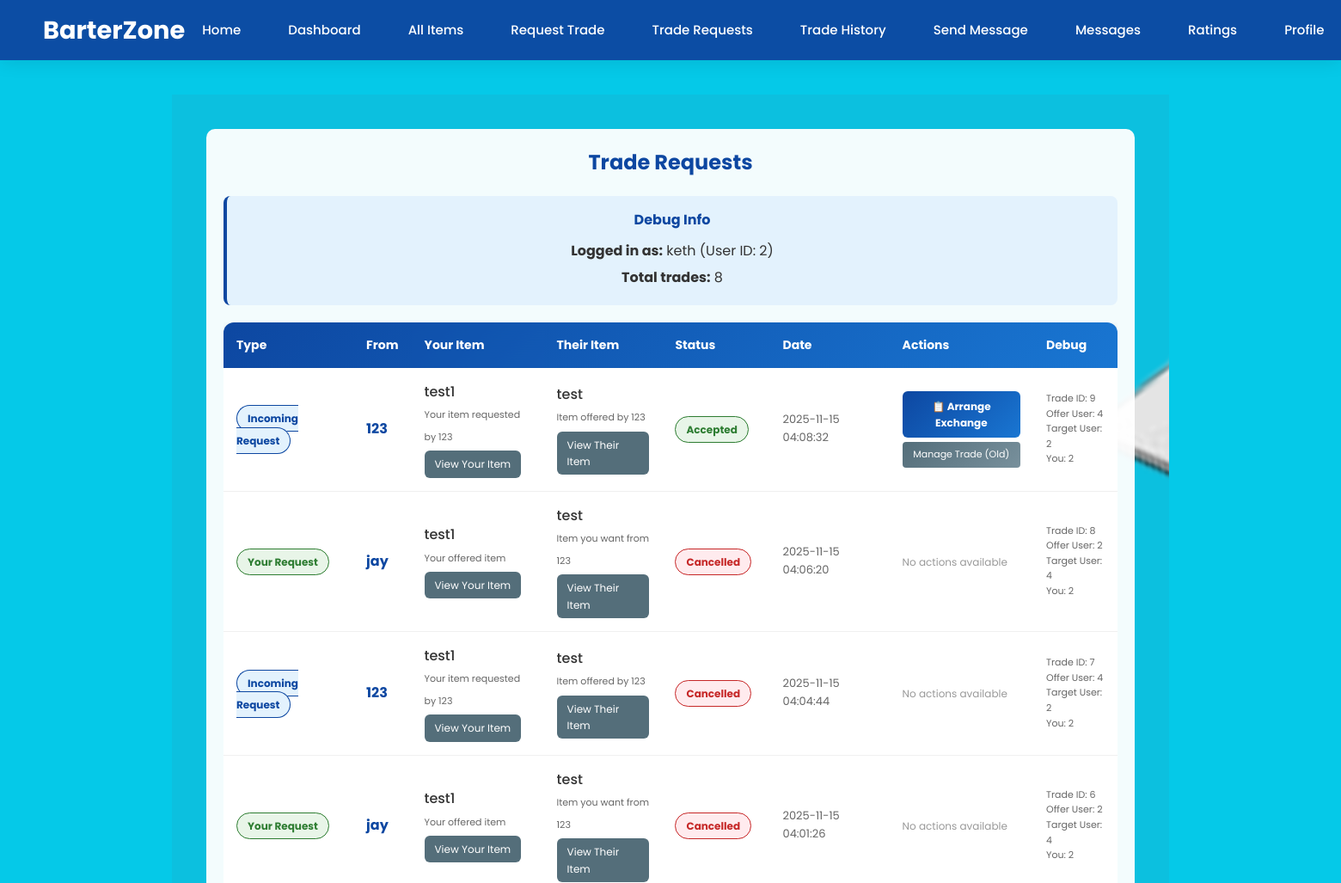
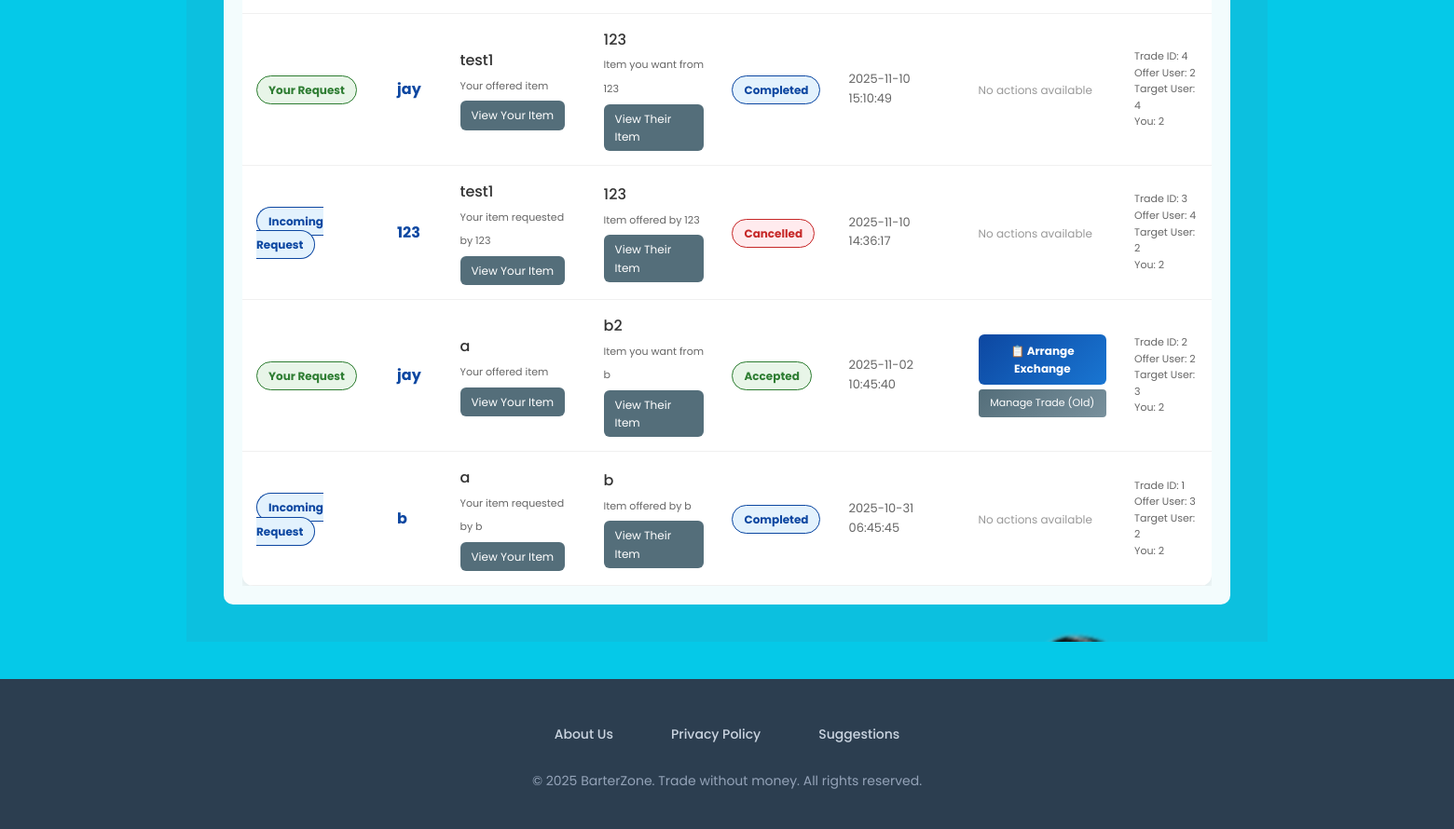
The app's page /view_trade_requests (signed in), older data (2 pictures, top to bottom).
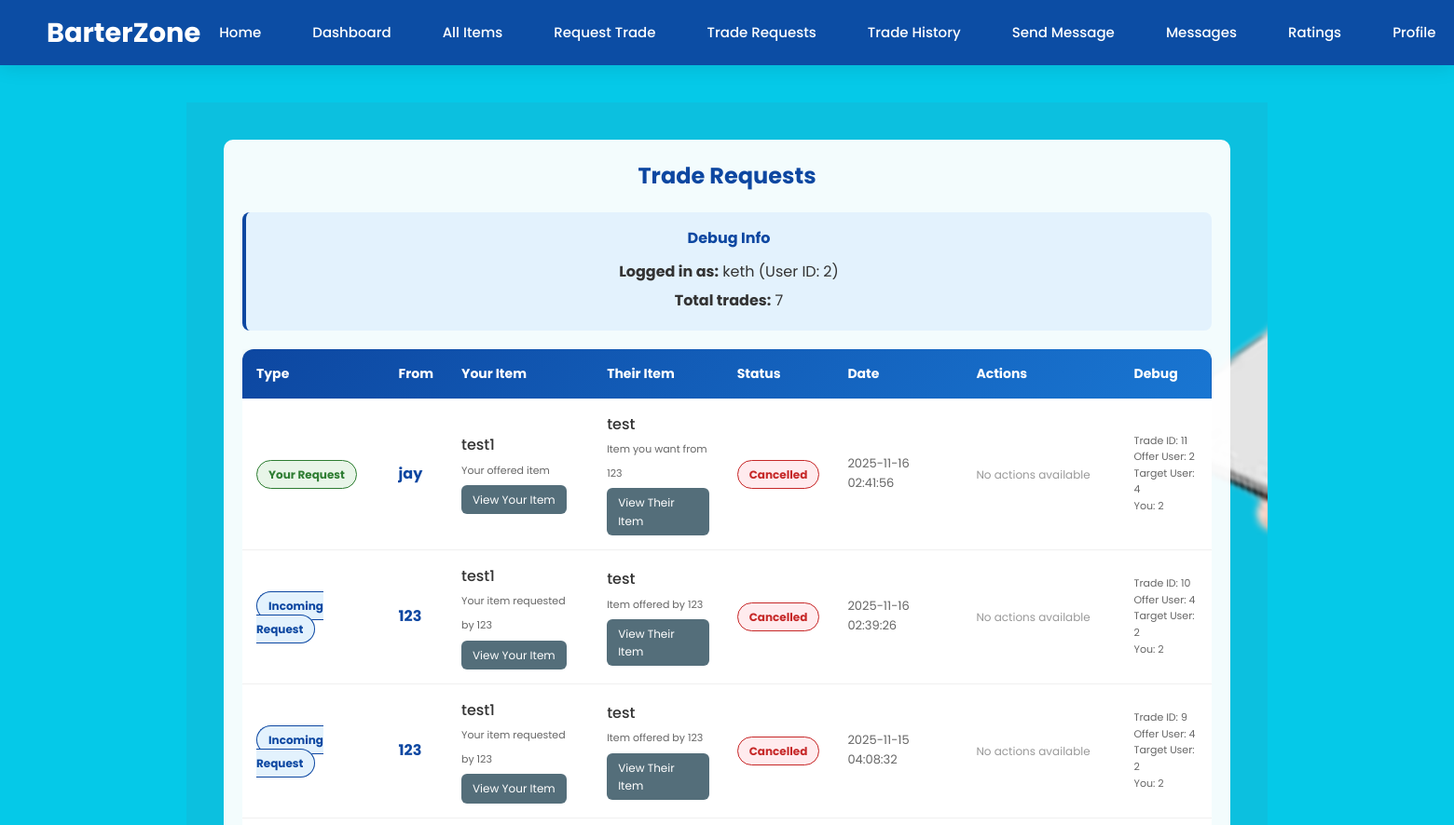
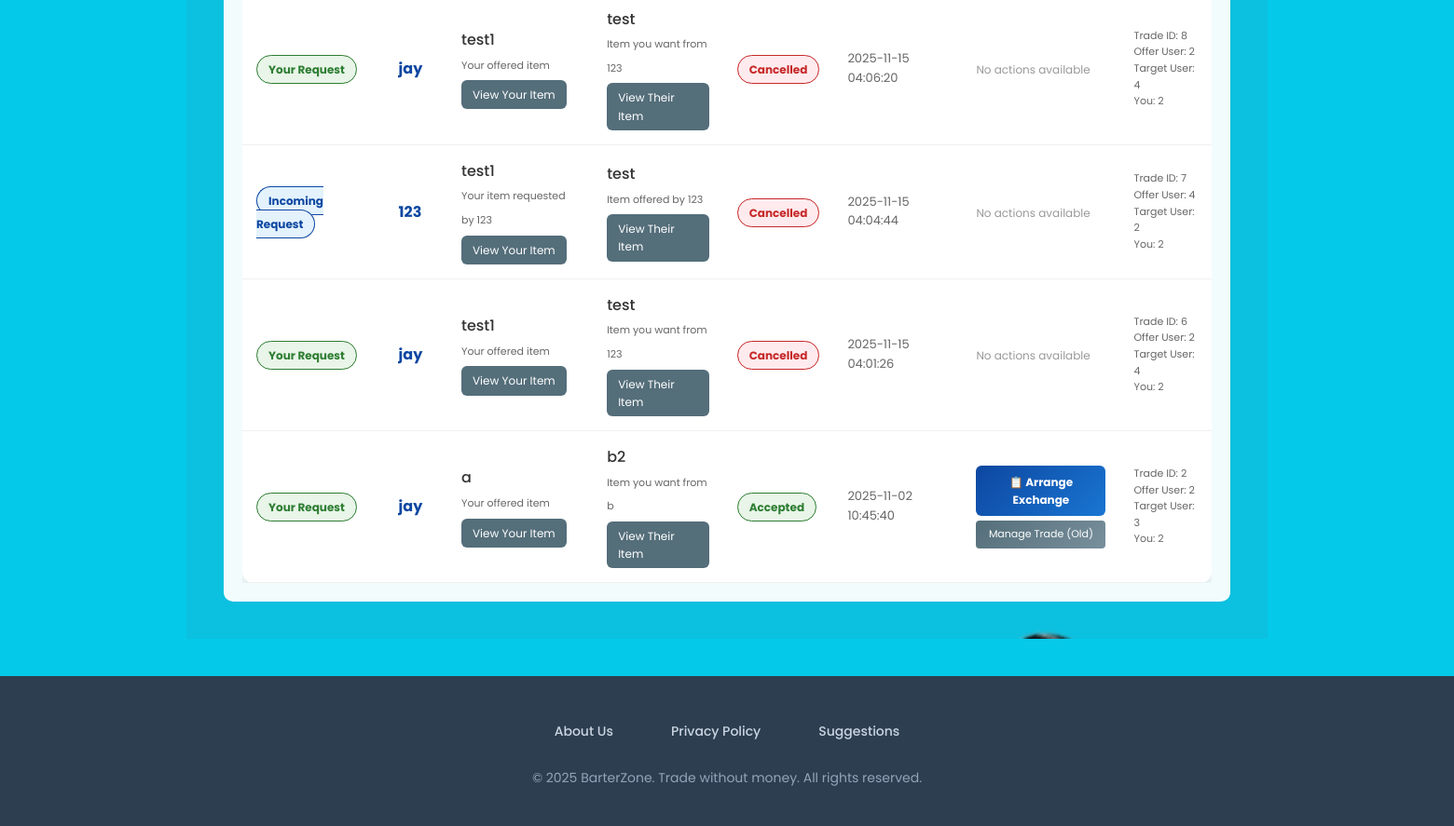
The same page, newer data (2 pictures, top to bottom).
### tables this page shows
CREATE TABLE trades (
            trade_id INTEGER PRIMARY KEY AUTOINCREMENT,
            offer_user_id INTEGER NOT NULL,
            target_user_id INTEGER NOT NULL,
            offer_item_id INTEGER NOT NULL,
            target_item_id INTEGER NOT NULL,
            trade_status TEXT DEFAULT 'pending',
            trade_date TIMESTAMP DEFAULT CURRENT_TIMESTAMP,
            offer_received BOOLEAN DEFAULT 0,
            target_received BOOLEAN DEFAULT 0,
            delivery_location TEXT,
            delivery_confirmed BOOLEAN DEFAULT 0,
            meetup_location TEXT,
            meetup_gps TEXT,
            meetup_confirmed BOOLEAN DEFAULT 0,
            meetup_preferred BOOLEAN DEFAULT 0,
            meetup_date TEXT,
            meetup_time TEXT,
            delivery_preferred BOOLEAN DEFAULT 0,
            delivery_date TEXT,
            delivery_courier TEXT,
            tracking_number TEXT,
            cancellation_reason TEXT,
            FOREIGN KEY (offer_user_id) REFERENCES users (id),
            FOREIGN KEY (target_user_id) REFERENCES users (id),
            FOREIGN KEY (offer_item_id) REFERENCES items (items_id),
            FOREIGN KEY (target_item_id) REFERENCES items (items_id)
        );

CREATE TABLE users (
            id INTEGER PRIMARY KEY AUTOINCREMENT,
            username TEXT UNIQUE NOT NULL,
            email TEXT,
            password TEXT NOT NULL,
            birthdate TEXT,
            location TEXT,
            full_name TEXT,
            contact TEXT,
            created_at TIMESTAMP DEFAULT CURRENT_TIMESTAMP
        , is_admin BOOLEAN DEFAULT 0);

CREATE TABLE items (
            items_id INTEGER PRIMARY KEY AUTOINCREMENT,
            user_id INTEGER,
            item_Name TEXT NOT NULL,
            item_Brand TEXT,
            item_Condition TEXT,
            item_DateBought TEXT,
            item_DateOffered TEXT,
            item_Description TEXT,
            item_image TEXT,
            item_available BOOLEAN DEFAULT 1,
            created_at TIMESTAMP DEFAULT CURRENT_TIMESTAMP,
            FOREIGN KEY (user_id) REFERENCES users (id)
        );

### app.py (the view)
@app.route('/view_trade_requests')
def view_trade_requests():
    if 'user_id' not in session:
        flash('Please login first.', 'warning')
        return redirect(url_for('login'))
    user_id = session['user_id']
    with sqlite3.connect(DB_NAME) as conn:
        conn.row_factory = sqlite3.Row
        trades = conn.execute("""
            SELECT t.*,
                   oi.item_Name as offer_item_name,
                   ti.item_Name as target_item_name,
                   oi.items_id as offer_item_id,
                   ti.items_id as target_item_id,
                   offer_user.username as offer_username,
                   offer_user.full_name as offer_full_name,
                   target_user.username as target_username,
                   target_user.full_name as target_full_name,
                   CASE
                       WHEN t.target_user_id = ? THEN 'Incoming Request'
                       WHEN t.offer_user_id = ? THEN 'Your Request'
                   END as request_type
            FROM trades t
            JOIN items oi ON t.offer_item_id = oi.items_id
            JOIN items ti ON t.target_item_id = ti.items_id
            JOIN users offer_user ON t.offer_user_id = offer_user.id
            JOIN users target_user ON t.target_user_id = target_user.id
            WHERE t.target_user_id = ? OR t.offer_user_id = ?
            ORDER BY t.trade_date DESC
        """, (user_id, user_id, user_id, user_id)).fetchall()
    return render_template('trade_requests.html', trades=trades)

### templates/trade_requests.html (shortened to what the changed rows need)
{% extends "base.html" %}
{% block content %}
<section class="hero-section">
  <div class="overlay" style="background: rgba(255,255,255,0.95); color:#333; max-width: 1200px; width:100%; padding:20px; border-radius:10px;">
    <h2 style="color:#0d47a1; margin-bottom:20px; text-align: center;">Trade Requests</h2>
    <div style="background: #e3f2fd; padding: 15px; border-radius: 8px; margin-bottom: 20px; border-left: 4px solid #0d47a1;">
      <h4 style="color:#0d47a1; margin:0 0 10px 0;">Debug Info</h4>
      <p style="margin:5px 0;"><strong>Logged in as:</strong> {{ session.username }} (User ID: {{ session.user_id }})</p>
      <p style="margin:5px 0;"><strong>Total trades:</strong> {{ trades|length }}</p>
    </div>
    {% if trades %}
    <div style="overflow-x: auto;">
      <table style="width:100%; border-collapse:collapse; text-align:left; background: white; border-radius: 12px; overflow: hidden; box-shadow: 0 4px 15px rgba(0,0,0,0.1);">
        <thead>
          <tr style="background: linear-gradient(135deg, #0d47a1 0%, #1976d2 100%); color:white;">
            <th style="padding:15px; font-size:14px;">Type</th>
            <th style="padding:15px; font-size:14px;">From</th>
            <th style="padding:15px; font-size:14px;">Your Item</th>
            <th style="padding:15px; font-size:14px;">Their Item</th>
            <th style="padding:15px; font-size:14px;">Status</th>
            <th style="padding:15px; font-size:14px;">Date</th>
            <th style="padding:15px; font-size:14px;">Actions</th>
            <th style="padding:15px; font-size:14px;">Debug</th>
          </tr>
        </thead>
        <tbody>
          {% for trade in trades %}
          <tr style="border-bottom:1px solid #f0f0f0; transition: background-color 0.3s ease;">
            <td style="padding:15px;">
              <span style="padding: 6px 12px; border-radius: 20px; font-size: 12px; font-weight: bold;
                {% if trade['request_type'] == 'Your Request' %}background-color: #e8f5e8; color: #2e7d32; border: 1px solid #2e7d32;
                {% else %}background-color: #e3f2fd; color: #0d47a1; border: 1px solid #0d47a1;{% endif %}">
                {{ trade['request_type'] }}
              </span>
            </td>
            <td style="padding:15px; font-weight:bold; color:#0d47a1;">
              {{ trade['offer_full_name'] or trade['offer_username'] }}
            </td>
            <td style="padding:15px;">
              <div style="font-weight: 500;">
                {% if trade['request_type'] == 'Your Request' %}
                    {{ trade['offer_item_name'] }}
                {% else %}
                    {{ trade['target_item_name'] }}
                {% endif %}
              </div>
              <small style="color: #666; font-size: 11px;">
                {% if trade['request_type'] == 'Your Request' %}
                    Your offered item
                {% else %}
                    Your item requested by {{ trade['offer_full_name'] or trade['offer_username'] }}
                {% endif %}
              </small>
              <br>
              {% if trade['request_type'] == 'Your Request' %}
                <a href="{{ url_for('view_item', item_id=trade['offer_item_id']) }}"
                   target="_blank"
                   style="margin-top: 5px; padding: 6px 12px; background: #546e7a; color: white; border: none; border-radius: 6px; font-size: 12px; cursor: pointer; text-decoration: none; display: inline-block;">
                  View Your Item
                </a>
              {% else %}
                <a href="{{ url_for('view_item', item_id=trade['target_item_id']) }}"
                   target="_blank"
                   style="margin-top: 5px; padding: 6px 12px; background: #546e7a; color: white; border: none; border-radius: 6px; font-size: 12px; cursor: pointer; text-decoration: none; display: inline-block;">
                  View Your Item
                </a>
              {% endif %}
            </td>
            <td style="padding:15px;">
              <div style="font-weight: 500;">
                {% if trade['request_type'] == 'Your Request' %}
                    {{ trade['target_item_name'] }}
                {% else %}
                    {{ trade['offer_item_name'] }}
                {% endif %}
              </div>
              <small style="color: #666; font-size: 11px;">
                {% if trade['request_type'] == 'Your Request' %}
                    Item you want from {{ trade['target_full_name'] or trade['target_username'] }}
                {% else %}
                    Item offered by {{ trade['offer_full_name'] or trade['offer_username'] }}
                {% endif %}
              </small>
              <br>
              {% if trade['request_type'] == 'Your Request' %}
                <a href="{{ url_for('view_item', item_id=trade['target_item_id']) }}"
                   target="_blank"
                   style="margin-top: 5px; padding: 6px 12px; background: #546e7a; color: white; border: none; border-radius: 6px; font-size: 12px; cursor: pointer; text-decoration: none; display: inline-block;">
                  View Their Item
                </a>
              {% else %}
                <a href="{{ url_for('view_item', item_id=trade['offer_item_id']) }}"
                   target="_blank"
                   style="margin-top: 5px; padding: 6px 12px; background: #546e7a; color: white; border: none; border-radius: 6px; font-size: 12px; cursor: pointer; text-decoration: none; display: inline-block;">
                  View Their Item
                </a>
              {% endif %}
            </td>
            <td style="padding:15px;">
              <span style="padding: 6px 12px; border-radius: 20px; font-size: 12px; font-weight: bold;
                {% if trade['trade_status'] == 'pending' %}background-color: #fff3e0; color: #ef6c00; border: 1px solid #ef6c00;
                {% elif trade['trade_status'] == 'accepted' %}background-color: #e8f5e8; color: #2e7d32; border: 1px solid #2e7d32;
                {% elif trade['trade_status'] == 'completed' %}background-color: #e3f2fd; color: #0d47a1; border: 1px solid #0d47a1;
                {% else %}background-color: #ffebee; color: #c62828; border: 1px solid #c62828;{% endif %}">
                {{ trade['trade_status']|title }}
              </span>
            </td>
            <td style="padding:15px; color: #666; font-size: 13px;">
              {{ trade['trade_date'] }}
            </td>
            <td style="padding:15px;">
              {% if trade['request_type'] == 'Incoming Request' and trade['trade_status'] == 'pending' %}
              <form method="POST" action="{{ url_for('respond_trade', trade_id=trade['trade_id']) }}" style="display: flex; gap: 5px; flex-direction: column;">
                <button type="submit" name="action" value="accept"
                        style="padding: 8px 12px; background: linear-gradient(135deg, #4CAF50 0%, #66BB6A 100%); color: white; border: none; border-radius: 6px; font-size: 12px; font-weight: bold; cursor: pointer; transition: all 0.3s ease;">
                  Accept
                </button>
                <button type="submit" name="action" value="decline"
                        style="padding: 8px 12px; background: linear-gradient(135deg, #f44336 0%, #ef5350 100%); color: white; border: none; border-radius: 6px; font-size: 12px; font-weight: bold; cursor: pointer; transition: all 0.3s ease;">
                  Decline
                </button>
              </form>
              {% elif trade['trade_status'] == 'accepted' %}
              <div style="display: flex; gap: 5px; flex-direction: column;">
                <a href="{{ url_for('trade_arrangement', trade_id=trade['trade_id']) }}"
                   class="btn btn-info btn-sm"
                   style="padding: 8px 12px; background: linear-gradient(135deg, #0d47a1 0%, #1976d2 100%); color: white; border: none; border-radius: 6px; font-size: 12px; font-weight: bold; cursor: pointer; transition: all 0.3s ease; text-decoration: none; display: inline-block; text-align: center;">
                  📋 Arrange Exchange
                </a>
                <a href="{{ url_for('trade_history') }}"
                   style="padding: 6px 10px; background: linear-gradient(135deg, #546e7a 0%, #78909c 100%); color: white; border: none; border-radius: 4px; font-size: 11px; cursor: pointer; transition: all 0.3s ease; text-decoration: none; display: inline-block; text-align: center;">
                  Manage Trade (Old)
                </a>
              </div>
              {% else %}
              <span style="color: #999; font-size: 12px;">No actions available</span>
              {% endif %}
            </td>
            <td style="padding:15px; font-size: 11px; color: #666;">
              <div>Trade ID: {{ trade['trade_id'] }}</div>
              <div>Offer User: {{ trade['offer_user_id'] }}</div>
              <div>Target User: {{ trade['target_user_id'] }}</div>
              <div>You: {{ session.user_id }}</div>
            </td>
          </tr>
          {% endfor %}
        </tbody>
      </table>
    </div>
    {% endif %}
  </div>
</section>
{% endblock %}

Row changes from the older to the newer data that the page shows:
no longer on this page (row unchanged): trades: request_type "Your Request", full_name "jay", offer_item_name "test1", shows "Your offered item", target_item_name "123", full_name "123", trade_status "Completed", trade_date "2025-11-10 15:10:49", shows "No actions available", trade_id "4", offer_user_id "2", target_user_id "4", user_id "2"
no longer on this page (row unchanged): trades: request_type "Incoming Request", full_name "123", target_item_name "test1", offer_item_name "123", trade_status "Cancelled", trade_date "2025-11-10 14:36:17", shows "No actions available", trade_id "3", offer_user_id "4", target_user_id "2", user_id "2"
no longer on this page (row unchanged): trades: request_type "Incoming Request", full_name "b", target_item_name "a", offer_item_name "b", trade_status "Completed", trade_date "2025-10-31 06:45:45", shows "No actions available", trade_id "1", offer_user_id "3", target_user_id "2", user_id "2"
added trades: request_type "Your Request", full_name "jay", offer_item_name "test1", shows "Your offered item", target_item_name "test", full_name "123", trade_status "Cancelled", trade_date "2025-11-16 02:41:56", shows "No actions available", trade_id "11", offer_user_id "2", target_user_id "4", user_id "2"
added trades: request_type "Incoming Request", full_name "123", target_item_name "test1", offer_item_name "test", trade_status "Cancelled", trade_date "2025-11-16 02:39:26", shows "No actions available", trade_id "10", offer_user_id "4", target_user_id "2", user_id "2"
changed trades id 9: trade_status "Accepted" → "Cancelled"; trade_status "📋 Arrange Exchange Manage Trade (Old)" → "No actions available"
Text that changed along with them:
{{ trades|length }}: "8" → "7"
